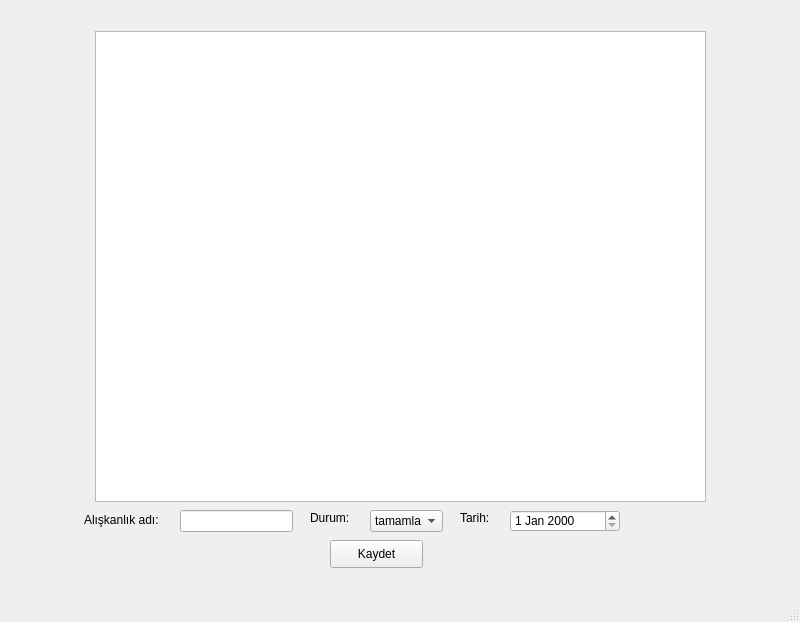
<?xml version="1.0" encoding="UTF-8"?>
<ui version="4.0">
 <class>MainWindow</class>
 <widget class="QMainWindow" name="MainWindow">
  <property name="geometry">
   <rect>
    <x>0</x>
    <y>0</y>
    <width>800</width>
    <height>622</height>
   </rect>
  </property>
  <property name="windowTitle">
   <string>MainWindow</string>
  </property>
  <widget class="QWidget" name="centralwidget">
   <widget class="QTableWidget" name="tableWidget_aliskanlik">
    <property name="geometry">
     <rect>
      <x>95</x>
      <y>31</y>
      <width>611</width>
      <height>471</height>
     </rect>
    </property>
   </widget>
   <widget class="QLabel" name="label">
    <property name="geometry">
     <rect>
      <x>84</x>
      <y>510</y>
      <width>81</width>
      <height>20</height>
     </rect>
    </property>
    <property name="text">
     <string>Alışkanlık adı:</string>
    </property>
   </widget>
   <widget class="QLineEdit" name="lineEdit_aliskanlik">
    <property name="geometry">
     <rect>
      <x>180</x>
      <y>510</y>
      <width>113</width>
      <height>22</height>
     </rect>
    </property>
   </widget>
   <widget class="QLabel" name="label_2">
    <property name="geometry">
     <rect>
      <x>460</x>
      <y>510</y>
      <width>55</width>
      <height>16</height>
     </rect>
    </property>
    <property name="text">
     <string>Tarih:</string>
    </property>
   </widget>
   <widget class="QDateEdit" name="dateEdit_tarih">
    <property name="geometry">
     <rect>
      <x>510</x>
      <y>510</y>
      <width>110</width>
      <height>22</height>
     </rect>
    </property>
   </widget>
   <widget class="QLabel" name="label_3">
    <property name="geometry">
     <rect>
      <x>310</x>
      <y>510</y>
      <width>55</width>
      <height>16</height>
     </rect>
    </property>
    <property name="text">
     <string>Durum:</string>
    </property>
   </widget>
   <widget class="QComboBox" name="comboBox">
    <property name="geometry">
     <rect>
      <x>370</x>
      <y>510</y>
      <width>73</width>
      <height>22</height>
     </rect>
    </property>
    <item>
     <property name="text">
      <string>tamamlandı</string>
     </property>
    </item>
    <item>
     <property name="text">
      <string>tamamlanmadı</string>
     </property>
    </item>
   </widget>
   <widget class="QPushButton" name="pushButton_kaydet">
    <property name="geometry">
     <rect>
      <x>330</x>
      <y>540</y>
      <width>93</width>
      <height>28</height>
     </rect>
    </property>
    <property name="text">
     <string>Kaydet</string>
    </property>
   </widget>
  </widget>
  <widget class="QMenuBar" name="menubar">
   <property name="geometry">
    <rect>
     <x>0</x>
     <y>0</y>
     <width>800</width>
     <height>26</height>
    </rect>
   </property>
  </widget>
  <widget class="QStatusBar" name="statusbar"/>
 </widget>
 <resources/>
 <connections/>
</ui>
